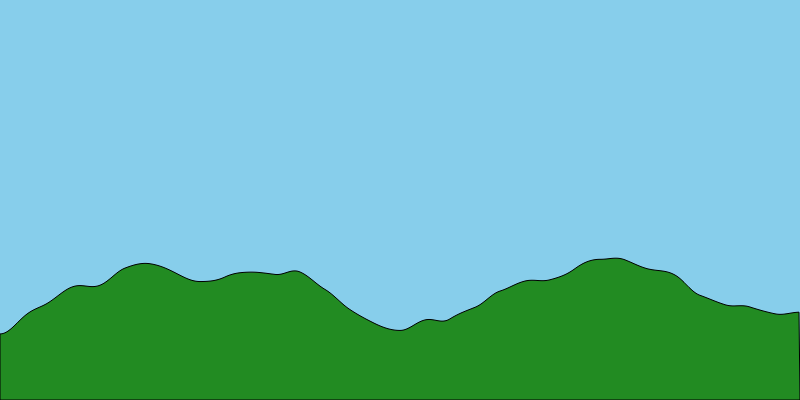
Frame 1 (no input)
Frame 2 (the mouse pressed at the canvas centre, redrawn once): identical to frame 1, image omitted

The p5.js sketch that drew this single still picture (run headless with seeded random() and noise() and a simulated clock; the mouse was pressed at the canvas centre and the sketch redrawn once):

// p5.js sketch
// ── sketch.js
let start = 0;  // punto de inicio para el noise

function setup() {
  createCanvas(800, 400);  // tamaño del canvas
  noLoop();  // evitamos el redibujado continuo, solo dibuja una vez
}

function draw() {
  background(135, 206, 235);  // color de fondo (cielo azul claro)
  stroke(0);  // color de línea para el terreno
    fill(34, 139, 34);  // color de relleno para el terreno (verde)

  beginShape();  // comienza a dibujar la línea de terreno
  let xoff = start;
  for (let x = 0; x < width; x++) {
    let y = map(noise(xoff), 0, 1, height / 2, height);  // generar altura basada en Perlin noise
    vertex(x, y);  // crear vértices para el terreno
    xoff += 0.005;  // ajusta la velocidad del desplazamiento del noise
  }
  vertex(width, height);  // cierra la forma en la esquina inferior derecha
  vertex(0, height);  // cierra la forma en la esquina inferior izquierda
  endShape(CLOSE);  // termina de dibujar el terreno
}
